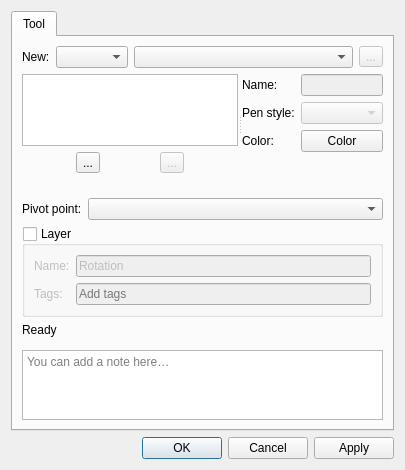
<?xml version="1.0" encoding="UTF-8"?>
<ui version="4.0">
 <class>DialogRotation</class>
 <widget class="QDialog" name="DialogRotation">
  <property name="geometry">
   <rect>
    <x>0</x>
    <y>0</y>
    <width>405</width>
    <height>380</height>
   </rect>
  </property>
  <property name="windowTitle">
   <string>Rotation</string>
  </property>
  <property name="windowIcon">
   <iconset resource="../../../vmisc/share/resources/icon.qrc">
    <normaloff>:/icon/64x64/icon64x64.png</normaloff>:/icon/64x64/icon64x64.png</iconset>
  </property>
  <layout class="QVBoxLayout" name="verticalLayout_2">
   <item>
    <widget class="QTabWidget" name="tabWidget">
     <property name="currentIndex">
      <number>0</number>
     </property>
     <widget class="QWidget" name="tab">
      <attribute name="title">
       <string>Tool</string>
      </attribute>
      <layout class="QVBoxLayout" name="verticalLayout_4">
       <item>
        <layout class="QHBoxLayout" name="horizontalLayout_5">
         <item>
          <widget class="QLabel" name="label_8">
           <property name="sizePolicy">
            <sizepolicy hsizetype="Preferred" vsizetype="Preferred">
             <horstretch>0</horstretch>
             <verstretch>0</verstretch>
            </sizepolicy>
           </property>
           <property name="visible">
            <bool>false</bool>
           </property>
           <property name="text">
            <string>New:</string>
           </property>
          </widget>
         </item>
         <item>
          <widget class="QComboBox" name="comboBoxObjectType">
           <property name="sizePolicy">
            <sizepolicy hsizetype="Preferred" vsizetype="Fixed">
             <horstretch>0</horstretch>
             <verstretch>0</verstretch>
            </sizepolicy>
           </property>
           <property name="visible">
            <bool>false</bool>
           </property>
          </widget>
         </item>
         <item>
          <widget class="QComboBox" name="comboBoxNewObject">
           <property name="sizePolicy">
            <sizepolicy hsizetype="Expanding" vsizetype="Fixed">
             <horstretch>0</horstretch>
             <verstretch>0</verstretch>
            </sizepolicy>
           </property>
           <property name="visible">
            <bool>false</bool>
           </property>
          </widget>
         </item>
         <item>
          <widget class="QToolButton" name="toolButtonNewObject">
           <property name="visible">
            <bool>false</bool>
           </property>
           <property name="enabled">
            <bool>false</bool>
           </property>
           <property name="text">
            <string notr="true">...</string>
           </property>
           <property name="icon">
            <iconset theme="list-add"/>
           </property>
          </widget>
         </item>
        </layout>
       </item>
       <item>
        <widget class="QSplitter" name="splitter">
         <property name="visible">
          <bool>false</bool>
         </property>
         <property name="orientation">
          <enum>Qt::Orientation::Horizontal</enum>
         </property>
         <widget class="QWidget" name="layoutWidget">
          <layout class="QVBoxLayout" name="verticalLayout">
           <item>
            <widget class="QListWidget" name="listWidget"/>
           </item>
           <item>
            <layout class="QHBoxLayout" name="horizontalLayout_2">
             <item>
              <widget class="QToolButton" name="toolButtonBulkRename">
               <property name="text">
                <string notr="true">...</string>
               </property>
               <property name="icon">
                <iconset theme="edit-rename"/>
               </property>
              </widget>
             </item>
             <item>
              <widget class="QToolButton" name="toolButtonRemoveObject">
<property name="visible">
               <bool>false</bool>
               </property>
               <property name="enabled">
                <bool>false</bool>
               </property>
               <property name="text">
                <string notr="true">...</string>
               </property>
               <property name="icon">
                <iconset theme="edit-delete"/>
               </property>
              </widget>
             </item>
            </layout>
           </item>
          </layout>
         </widget>
         <widget class="QWidget" name="formLayoutWidget">
          <layout class="QFormLayout" name="formLayout_2">
           <item row="0" column="0">
            <widget class="QLabel" name="labelName">
             <property name="text">
              <string>Name:</string>
             </property>
            </widget>
           </item>
           <item row="0" column="1">
            <widget class="QLineEdit" name="lineEditName">
             <property name="enabled">
              <bool>false</bool>
             </property>
            </widget>
           </item>
           <item row="1" column="0">
            <widget class="QLabel" name="label_7">
             <property name="text">
              <string>Pen style:</string>
             </property>
            </widget>
           </item>
           <item row="1" column="1">
            <widget class="QComboBox" name="comboBoxPenStyle">
             <property name="enabled">
              <bool>false</bool>
             </property>
             <property name="minimumSize">
              <size>
               <width>80</width>
               <height>0</height>
              </size>
             </property>
             <property name="maximumSize">
              <size>
               <width>110</width>
               <height>16777215</height>
              </size>
             </property>
             <property name="sizeAdjustPolicy">
              <enum>QComboBox::SizeAdjustPolicy::AdjustToContents</enum>
             </property>
             <property name="iconSize">
              <size>
               <width>80</width>
               <height>14</height>
              </size>
             </property>
            </widget>
           </item>
           <item row="2" column="0">
            <widget class="QLabel" name="label_6">
             <property name="text">
              <string>Color:</string>
             </property>
            </widget>
           </item>
           <item row="2" column="1">
            <widget class="VPE::QtColorPicker" name="pushButtonColor">
             <property name="text">
              <string notr="true">Color</string>
             </property>
            </widget>
           </item>
          </layout>
         </widget>
        </widget>
       </item>
       <item>
        <widget class="QWidget" name="formulaAnglePlaceholder" native="true"/>
       </item>
       <item>
        <widget class="QWidget" name="formulaLengthPlaceholder" native="true"/>
       </item>
       <item>
        <layout class="QHBoxLayout" name="formulaSeparatorLayout">
         <property name="leftMargin">
          <number>33</number>
         </property>
         <property name="rightMargin">
          <number>33</number>
         </property>
         <item>
          <widget class="QFrame" name="formulaSeparator">
           <property name="minimumSize">
            <size>
             <width>0</width>
             <height>1</height>
            </size>
           </property>
           <property name="maximumSize">
            <size>
             <width>16777215</width>
             <height>1</height>
            </size>
           </property>
          </widget>
         </item>
        </layout>
       </item>
       <item>
        <layout class="QFormLayout" name="formLayout">
         <item row="0" column="0">
          <widget class="QLabel" name="labelOriginPoint">
           <property name="visible">
            <bool>false</bool>
           </property>
           <property name="text">
            <string>Pivot point:</string>
           </property>
          </widget>
         </item>
         <item row="0" column="1">
          <widget class="QComboBox" name="comboBoxOriginPoint">
           <property name="visible">
            <bool>false</bool>
           </property>
          </widget>
         </item>
        </layout>
       </item>
       <item>
        <widget class="QGroupBox" name="groupBoxVisibilityGroup">
         <property name="toolTip">
          <string>Enable to create a layer from original objects</string>
         </property>
         <property name="title">
          <string>Layer</string>
         </property>
         <property name="checkable">
          <bool>true</bool>
         </property>
         <property name="checked">
          <bool>false</bool>
         </property>
         <layout class="QGridLayout" name="gridLayout">
          <item row="1" column="0">
           <widget class="QLabel" name="label">
            <property name="text">
             <string>Tags:</string>
            </property>
           </widget>
          </item>
          <item row="0" column="1">
           <widget class="QLineEdit" name="lineEditVisibilityGroup">
            <property name="text">
             <string>Rotation</string>
            </property>
           </widget>
          </item>
          <item row="0" column="0">
           <widget class="QLabel" name="labelGroupName">
            <property name="text">
             <string>Name:</string>
            </property>
           </widget>
          </item>
          <item row="1" column="1">
           <widget class="VCompleterLineEdit" name="lineEditGroupTags">
            <property name="toolTip">
             <string>Separate each tag with comma.</string>
            </property>
            <property name="placeholderText">
             <string>Add tags</string>
            </property>
           </widget>
          </item>
         </layout>
        </widget>
       </item>
       <item>
        <widget class="QLabel" name="labelStatus">
         <property name="visible">
          <bool>false</bool>
         </property>
         <property name="text">
          <string>Ready</string>
         </property>
        </widget>
       </item>
       <item>
        <layout class="QHBoxLayout" name="notesSeparatorLayout">
         <property name="leftMargin">
          <number>33</number>
         </property>
         <property name="rightMargin">
          <number>33</number>
         </property>
         <item>
          <widget class="QFrame" name="notesSeparator">
           <property name="minimumSize">
            <size>
             <width>0</width>
             <height>1</height>
            </size>
           </property>
           <property name="maximumSize">
            <size>
             <width>16777215</width>
             <height>1</height>
            </size>
           </property>
          </widget>
         </item>
        </layout>
       </item>
       <item>
        <widget class="QPlainTextEdit" name="plainTextEditToolNotes">
         <property name="placeholderText">
          <string>You can add a note here…</string>
         </property>
         <property name="maximumSize">
          <size>
           <width>16777215</width>
           <height>100</height>
          </size>
         </property>
        </widget>
       </item>
      </layout>
     </widget>
    </widget>
   </item>
   <item>
    <widget class="QDialogButtonBox" name="buttonBox">
     <property name="orientation">
      <enum>Qt::Orientation::Horizontal</enum>
     </property>
     <property name="standardButtons">
      <set>QDialogButtonBox::StandardButton::Apply|QDialogButtonBox::StandardButton::Cancel|QDialogButtonBox::StandardButton::Ok</set>
     </property>
    </widget>
   </item>
  </layout>
 </widget>
 <customwidgets>
  <customwidget>
   <class>VPE::QtColorPicker</class>
   <extends>QPushButton</extends>
   <header>../vpropertyexplorer/qtcolorpicker.h</header>
  </customwidget>
  <customwidget>
   <class>VCompleterLineEdit</class>
   <extends>QLineEdit</extends>
   <header>../vwidgets/vlineedit.h</header>
  </customwidget>
 </customwidgets>
 <resources>
  <include location="../../../vmisc/share/resources/icon.qrc"/>
 </resources>
 <connections>
  <connection>
   <sender>buttonBox</sender>
   <signal>accepted()</signal>
   <receiver>DialogRotation</receiver>
   <slot>accept()</slot>
   <hints>
    <hint type="sourcelabel">
     <x>248</x>
     <y>254</y>
    </hint>
    <hint type="destinationlabel">
     <x>157</x>
     <y>274</y>
    </hint>
   </hints>
  </connection>
  <connection>
   <sender>buttonBox</sender>
   <signal>rejected()</signal>
   <receiver>DialogRotation</receiver>
   <slot>reject()</slot>
   <hints>
    <hint type="sourcelabel">
     <x>316</x>
     <y>260</y>
    </hint>
    <hint type="destinationlabel">
     <x>286</x>
     <y>274</y>
    </hint>
   </hints>
  </connection>
 </connections>
</ui>
